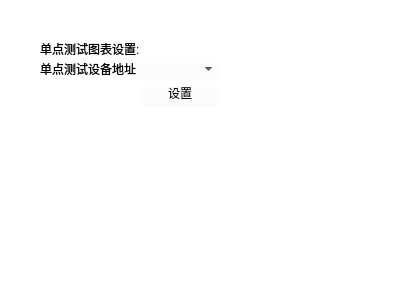
<?xml version="1.0" encoding="UTF-8"?>
<ui version="4.0">
 <class>SingleConfig</class>
 <widget class="QWidget" name="SingleConfig">
  <property name="geometry">
   <rect>
    <x>0</x>
    <y>0</y>
    <width>400</width>
    <height>300</height>
   </rect>
  </property>
  <property name="windowTitle">
   <string>Form</string>
  </property>
  <property name="styleSheet">
   <string notr="true">background-color: rgba(255, 255, 255, 0);</string>
  </property>
  <layout class="QGridLayout" name="gridLayout">
   <property name="leftMargin">
    <number>40</number>
   </property>
   <property name="topMargin">
    <number>40</number>
   </property>
   <property name="rightMargin">
    <number>0</number>
   </property>
   <property name="bottomMargin">
    <number>0</number>
   </property>
   <property name="spacing">
    <number>0</number>
   </property>
   <item row="0" column="0">
    <layout class="QVBoxLayout" name="verticalLayout">
     <item>
      <widget class="QLabel" name="label_2">
       <property name="text">
        <string>单点测试图表设置:</string>
       </property>
      </widget>
     </item>
     <item>
      <layout class="QHBoxLayout" name="horizontalLayout">
       <item>
        <widget class="QLabel" name="label">
         <property name="text">
          <string>单点测试设备地址</string>
         </property>
        </widget>
       </item>
       <item>
        <widget class="QComboBox" name="comboBox_deviceAddr"/>
       </item>
      </layout>
     </item>
     <item>
      <layout class="QHBoxLayout" name="horizontalLayout_2">
       <item>
        <spacer name="horizontalSpacer">
         <property name="orientation">
          <enum>Qt::Horizontal</enum>
         </property>
         <property name="sizeHint" stdset="0">
          <size>
           <width>40</width>
           <height>20</height>
          </size>
         </property>
        </spacer>
       </item>
       <item>
        <widget class="QPushButton" name="pushButton_set">
         <property name="text">
          <string>设置</string>
         </property>
        </widget>
       </item>
      </layout>
     </item>
    </layout>
   </item>
   <item row="0" column="1">
    <spacer name="horizontalSpacer_2">
     <property name="orientation">
      <enum>Qt::Horizontal</enum>
     </property>
     <property name="sizeHint" stdset="0">
      <size>
       <width>154</width>
       <height>20</height>
      </size>
     </property>
    </spacer>
   </item>
   <item row="1" column="0">
    <spacer name="verticalSpacer">
     <property name="orientation">
      <enum>Qt::Vertical</enum>
     </property>
     <property name="sizeHint" stdset="0">
      <size>
       <width>20</width>
       <height>151</height>
      </size>
     </property>
    </spacer>
   </item>
  </layout>
 </widget>
 <resources/>
 <connections/>
</ui>
